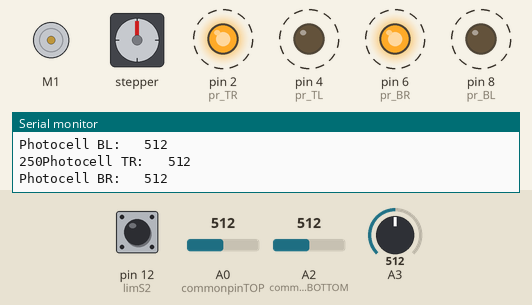
This sketch was run on a simulated Arduino Uno, built with avr-gcc and run on an emulated ATmega328P. Shown: DC motor (green arrow = forward, orange = backward, longer = faster), stepper motor, output pins drawn as LEDs (lit = HIGH), the last lines printed to the serial monitor. Dashed ring = blinking. The test bench sets the inputs (shaded band); at power-on: A0 (commonpinTOP) = 512, A2 (commonpinBOTTOM) = 512, pin 12 (limS2) HIGH, A3 = 512. Stepper angles assume 32 steps per turn.

Above: at 1.29 s.
1.3 s: A0 (commonpinTOP) set to 549
4.3 s: A0 (commonpinTOP) set to 575
At 4.76 s:
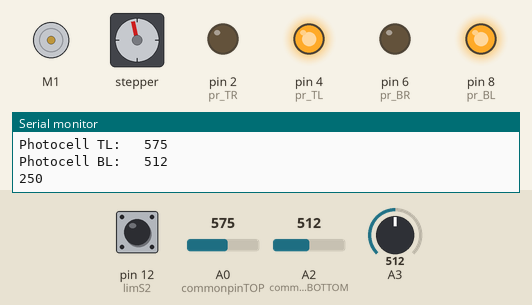
At 5.14 s:
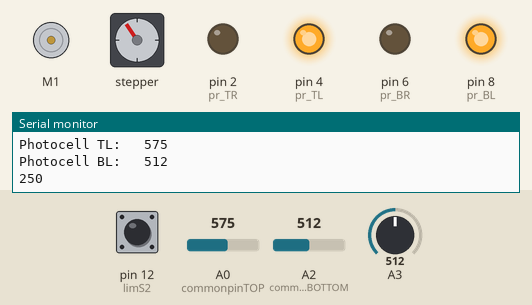
10.3 s: A0 (commonpinTOP) set to 511
13.3 s: A2 (commonpinBOTTOM) set to 479
16.3 s: A2 (commonpinBOTTOM) set to 449
At 16.95 s:
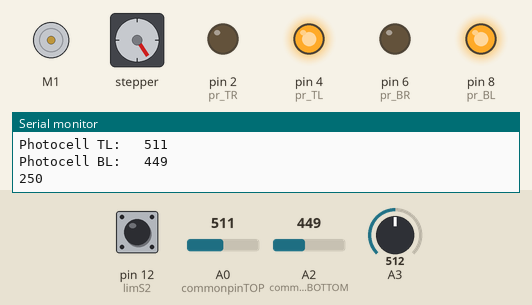
Timing chart, 0 to 27.8 s (numbered marks = the images above; inputs shaded):
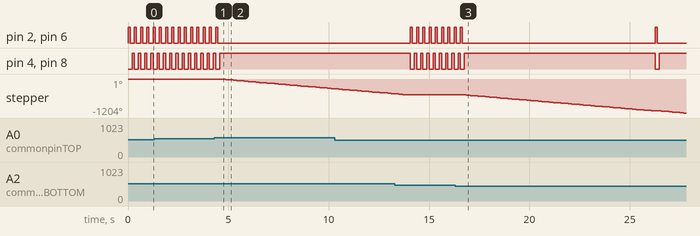

The sketch:

main_code.ino
```cpp
#include <Adafruit_MotorShield.h>
#include <ezButton.h>

// Create the motor shield object with the default I2C address
Adafruit_MotorShield AFMS = Adafruit_MotorShield();

// Connect a stepper motor with 32 steps per revolution (11.25 degree)
// to motor port #2 (M3 and M4)
Adafruit_StepperMotor *stepper = AFMS.getStepper(32, 2);

// Select port M1 for DC motor
Adafruit_DCMotor *DCmotor = AFMS.getMotor(1);

// the top two will read from one analog input
int commonpinTOP = 0; // common analog pin used for top is 0

int pr_TR = 2;  // top right photocell is connected to digital pin 2
int tr;

int pr_TL = 4;  // top left photocell is connected to digital pin 4
int tl;

// the bottom two will read from one analog input
int commonpinBOTTOM = 2; // common analog pin used for bottom is 2

int pr_BR = 6;  // bottom right photocell is connected to digital pin 6
int br;

int pr_BL = 8;  // bottom left photocell is connected to digital pin 8
int bl;

ezButton limS1(11);  // create ezButton object that attach to pin 11;
ezButton limS2(12);  // create ezButton object that attach to pin 12;

// initialize potVal variable, where we will map potentiometer readings
// farthest from the wood is the analog pin
int potVal = 0;

void setup() {
  Serial.begin(9600);     // set up Serial library at 9600 bps

  if (!AFMS.begin()) {         // create with the default frequency 1.6KHz
  // if (!AFMS.begin(1000)) {  // OR with a different frequency, say 1KHz
    Serial.println("Could not find Motor Shield. Check wiring.");
    while (1);
  }
  Serial.println("Motor Shield found.");

  // initialize the digital pins
  pinMode(pr_TR, OUTPUT);
  pinMode(pr_TL, OUTPUT);
  pinMode(pr_BR, OUTPUT);
  pinMode(pr_BL, OUTPUT);

  // set the stepper speed
  stepper->setSpeed(10);  // 10 rpm

  // Set the speed to start, from 0 (off) to 255 (max speed)
  DCmotor->setSpeed(0);

  limS1.setDebounceTime(50); // set debounce time to 50 milliseconds
  limS2.setDebounceTime(50); // set debounce time to 50 milliseconds
}

void loop() {
  digitalWrite(pr_TR, HIGH);
  digitalWrite(pr_TL, LOW);
  digitalWrite(pr_BR, HIGH);
  digitalWrite(pr_BL, LOW);

  tr = analogRead(commonpinTOP);
  br = analogRead(commonpinBOTTOM);

  Serial.print("Photocell TR: ");
  Serial.print("\t");
  Serial.print(tr);
  Serial.println();

  Serial.print("Photocell BR: ");
  Serial.print("\t");
  Serial.print(br);
  Serial.println();

  delay(100);

  digitalWrite(pr_TR, LOW);
  digitalWrite(pr_TL, LOW);
  digitalWrite(pr_BR, LOW);
  digitalWrite(pr_BL, LOW);

  delay(100);

  digitalWrite(pr_TR, LOW);
  digitalWrite(pr_TL, HIGH);
  digitalWrite(pr_BR, LOW);
  digitalWrite(pr_BL, HIGH);

  tl = analogRead(commonpinTOP);
  bl = analogRead(commonpinBOTTOM);


  Serial.print("Photocell TL: ");
  Serial.print("\t");
  Serial.print(tl);
  Serial.println();

  Serial.print("Photocell BL: ");
  Serial.print("\t");
  Serial.print(bl);
  Serial.println();

  delay(100);

  potVal = map(analogRead(A3),0,1024,0,500);
  Serial.print(potVal);

  int tol = 50; // tolerance for reading, may need to play with flashlight and adjust this

  int avg_t = (tl + tr) / 2; // average value top
  int avg_b = (bl + br) / 2; // average value bottom
  int avg_l = (tl + bl) / 2; // average value left
  int avg_r = (tr + br) / 2; // average value right

  int diff_vert = avg_t - avg_b;  // check the difference of up and down
  int diff_horiz = avg_l - avg_r; // check the difference of left and right

  // the potentiometer decides the allowable range of motion of the stepper motor
  if ((potVal > 100) && (potVal < 500)) {
    // check if the difference is in the tolerance else change vertical angle
    if (-1 * tol > diff_vert || diff_vert > tol) {
      if (avg_t > avg_b) {
        stepper->step(50, BACKWARD, SINGLE);
      }

      else if (avg_t < avg_b) {
        stepper->step(50, FORWARD, SINGLE);

      }
    }

  // check if the difference is in the tolerance else change horizontal angle
  DCmotor->setSpeed(0);
  int switch1 = limS2.getState();
  int switch2 = limS2.getState();

  while((switch1 == LOW) && (switch2 == LOW)){
    if (-1 * tol > diff_horiz || diff_horiz > tol) {
      if (avg_l > avg_r) {
        // write another if BEFORE movemement (here) that says "as long as button is not pressed you can move this way, else, switch direction"
         DCmotor->setSpeed(150);
         DCmotor->run(FORWARD);
         delay(100);
         DCmotor->setSpeed(0);
      }

      else if (avg_l < avg_r) {
        // write another if BEFORE movemement (here) that says "as long as button is not pressed you can move this way, else, switch direction"
        DCmotor->setSpeed(150);
        DCmotor->run(BACKWARD);
        delay(100);
        DCmotor->setSpeed(0);
      }

      else if (avg_l = avg_r) {
        // do not move (I think that is what RELEASE is)
        DCmotor->setSpeed(0);
      }
    }
  }

  DCmotor->setSpeed(0);
  }
  delay(10);

}
```

Measured:
- the behaviour switches between 562 and 563 on A0 (commonpinTOP) (found by bisection; images 0 and 1)
- the behaviour switches between 461 and 460 on A2 (commonpinBOTTOM) (found by bisection; images 2 and 3)
- after the input at 4.3 s, pin 2 (pr_TR), pin 6 (pr_BR): goes on until 4.5 s, then stays LOW; pin 4 (pr_TL), pin 8 (pr_BL): goes on until 4.6 s, then stays HIGH; stepper: keeps turning counter-clockwise at about 62°/s, starting after 0.37 s
- after the input at 16.3 s, stepper: turns 562° counter-clockwise in 9.2 s, then 79° counter-clockwise in 1.1 s
- by itself, pin 2 (pr_TR), pin 6 (pr_BR): alternates HIGH for 0.10 s and LOW for 0.21 s
- by itself, pin 4 (pr_TL), pin 8 (pr_BL): alternates HIGH for 0.11 s and LOW for 0.20 s
